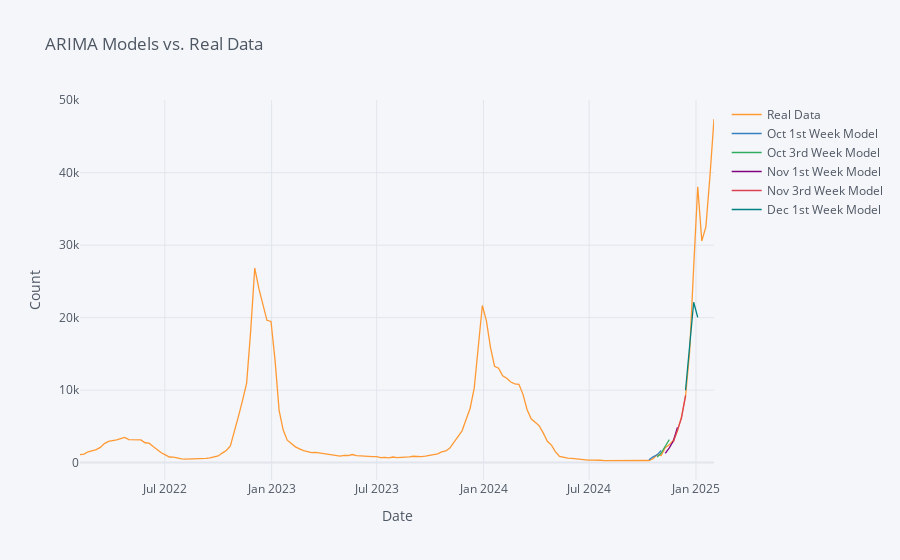

Notebook source saved alongside this figure:
### Code cell
ARIMA_plottingdf.iplot(xTitle = "Date", yTitle = "Count", title = "ARIMA Models vs. Real Data")

### Figure 1 — Plotly figure (JSON) as saved in the notebook; plotly's stock layout.template omitted (floating-point values rounded to 4 significant figures; data arrays with more than 128 entries replaced by an {"elided": "..."} marker saying what was removed)
{"data": [{"line": {"color": "rgba(255, 153, 51, 1.0)", "dash": "solid", "shape": "linear", "width": 1.3}, "mode": "lines", "name": "Real Data", "text": "", "type": "scatter", "x": {"elided": "157 str values"}, "y": {"elided": "157 int values"}}, {"line": {"color": "rgba(55, 128, 191, 1.0)", "dash": "solid", "shape": "linear", "width": 1.3}, "mode": "lines", "name": "Oct 1st Week Model", "text": "", "type": "scatter", "x": {"elided": "157 str values"}, "y": {"elided": "157 mixed values"}}, {"line": {"color": "rgba(50, 171, 96, 1.0)", "dash": "solid", "shape": "linear", "width": 1.3}, "mode": "lines", "name": "Oct 3rd Week Model", "text": "", "type": "scatter", "x": {"elided": "157 str values"}, "y": {"elided": "157 mixed values"}}, {"line": {"color": "rgba(128, 0, 128, 1.0)", "dash": "solid", "shape": "linear", "width": 1.3}, "mode": "lines", "name": "Nov 1st Week Model", "text": "", "type": "scatter", "x": {"elided": "157 str values"}, "y": {"elided": "157 mixed values"}}, {"line": {"color": "rgba(219, 64, 82, 1.0)", "dash": "solid", "shape": "linear", "width": 1.3}, "mode": "lines", "name": "Nov 3rd Week Model", "text": "", "type": "scatter", "x": {"elided": "157 str values"}, "y": {"elided": "157 mixed values"}}, {"line": {"color": "rgba(0, 128, 128, 1.0)", "dash": "solid", "shape": "linear", "width": 1.3}, "mode": "lines", "name": "Dec 1st Week Model", "text": "", "type": "scatter", "x": {"elided": "157 str values"}, "y": {"elided": "157 mixed values"}}], "layout": {"legend": {"bgcolor": "#F5F6F9", "font": {"color": "#4D5663"}}, "paper_bgcolor": "#F5F6F9", "plot_bgcolor": "#F5F6F9", "title": {"font": {"color": "#4D5663"}, "text": "ARIMA Models vs. Real Data"}, "xaxis": {"gridcolor": "#E1E5ED", "showgrid": true, "tickfont": {"color": "#4D5663"}, "title": {"font": {"color": "#4D5663"}, "text": "Date"}, "zerolinecolor": "#E1E5ED"}, "yaxis": {"gridcolor": "#E1E5ED", "showgrid": true, "tickfont": {"color": "#4D5663"}, "title": {"font": {"color": "#4D5663"}, "text": "Count"}, "zerolinecolor": "#E1E5ED"}}}
